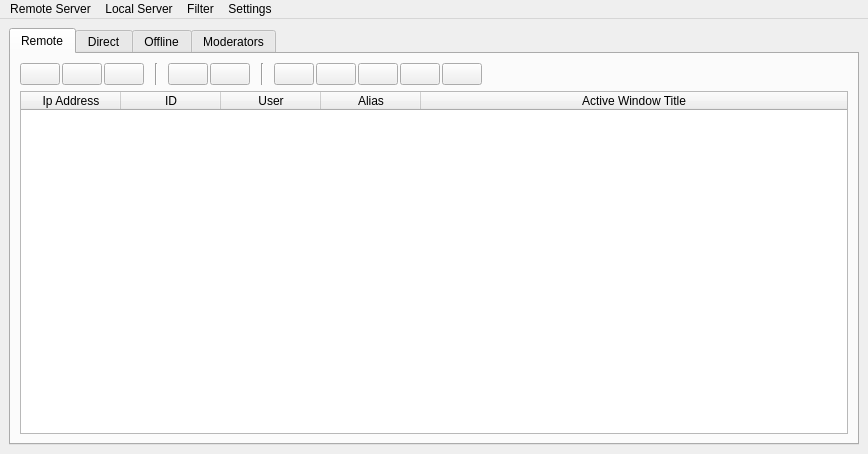
<?xml version="1.0" encoding="UTF-8"?>
<ui version="4.0">
 <class>MainWindow</class>
 <widget class="QMainWindow" name="MainWindow">
  <property name="geometry">
   <rect>
    <x>0</x>
    <y>0</y>
    <width>868</width>
    <height>454</height>
   </rect>
  </property>
  <property name="windowTitle">
   <string>Moderat Viewer</string>
  </property>
  <property name="windowIcon">
   <iconset resource="res.qrc">
    <normaloff>:/icons/assets/logo.png</normaloff>:/icons/assets/logo.png</iconset>
  </property>
  <widget class="QWidget" name="centralwidget">
   <layout class="QGridLayout" name="gridLayout">
    <item row="0" column="0">
     <widget class="QTabWidget" name="clientsTabs">
      <property name="focusPolicy">
       <enum>Qt::NoFocus</enum>
      </property>
      <property name="currentIndex">
       <number>0</number>
      </property>
      <property name="iconSize">
       <size>
        <width>18</width>
        <height>18</height>
       </size>
      </property>
      <property name="documentMode">
       <bool>false</bool>
      </property>
      <property name="tabsClosable">
       <bool>false</bool>
      </property>
      <property name="movable">
       <bool>false</bool>
      </property>
      <widget class="QWidget" name="onlineClientsTab">
       <attribute name="title">
        <string>Remote</string>
       </attribute>
       <layout class="QGridLayout" name="gridLayout_2">
        <item row="0" column="0">
         <layout class="QVBoxLayout" name="verticalLayout">
          <item>
           <layout class="QHBoxLayout" name="horizontalLayout_6">
            <property name="spacing">
             <number>2</number>
            </property>
            <item>
             <widget class="QPushButton" name="viewLogsButton">
              <property name="focusPolicy">
               <enum>Qt::NoFocus</enum>
              </property>
              <property name="text">
               <string/>
              </property>
              <property name="icon">
               <iconset resource="res.qrc">
                <normaloff>:/icons/assets/log_viewer.png</normaloff>:/icons/assets/log_viewer.png</iconset>
              </property>
              <property name="iconSize">
               <size>
                <width>16</width>
                <height>16</height>
               </size>
              </property>
              <property name="mainMenu" stdset="0">
               <string>1</string>
              </property>
             </widget>
            </item>
            <item>
             <widget class="QPushButton" name="noteButton">
              <property name="text">
               <string/>
              </property>
              <property name="icon">
               <iconset resource="res.qrc">
                <normaloff>:/icons/assets/note.png</normaloff>:/icons/assets/note.png</iconset>
              </property>
              <property name="mainMenu" stdset="0">
               <string>1</string>
              </property>
             </widget>
            </item>
            <item>
             <widget class="QPushButton" name="logSettingsButton">
              <property name="focusPolicy">
               <enum>Qt::NoFocus</enum>
              </property>
              <property name="text">
               <string/>
              </property>
              <property name="icon">
               <iconset resource="res.qrc">
                <normaloff>:/icons/assets/other_settings.png</normaloff>:/icons/assets/other_settings.png</iconset>
              </property>
              <property name="iconSize">
               <size>
                <width>16</width>
                <height>16</height>
               </size>
              </property>
              <property name="mainMenu" stdset="0">
               <string>1</string>
              </property>
             </widget>
            </item>
            <item>
             <widget class="Line" name="line_2">
              <property name="minimumSize">
               <size>
                <width>20</width>
                <height>0</height>
               </size>
              </property>
              <property name="orientation">
               <enum>Qt::Vertical</enum>
              </property>
             </widget>
            </item>
            <item>
             <widget class="QPushButton" name="setAliasButton">
              <property name="focusPolicy">
               <enum>Qt::NoFocus</enum>
              </property>
              <property name="text">
               <string/>
              </property>
              <property name="icon">
               <iconset resource="res.qrc">
                <normaloff>:/icons/assets/set_alias.png</normaloff>:/icons/assets/set_alias.png</iconset>
              </property>
              <property name="iconSize">
               <size>
                <width>16</width>
                <height>16</height>
               </size>
              </property>
              <property name="mainMenu" stdset="0">
               <string>1</string>
              </property>
             </widget>
            </item>
            <item>
             <widget class="QPushButton" name="updateSourceButton">
              <property name="focusPolicy">
               <enum>Qt::NoFocus</enum>
              </property>
              <property name="text">
               <string/>
              </property>
              <property name="icon">
               <iconset resource="res.qrc">
                <normaloff>:/icons/assets/update_source.png</normaloff>:/icons/assets/update_source.png</iconset>
              </property>
              <property name="iconSize">
               <size>
                <width>16</width>
                <height>16</height>
               </size>
              </property>
              <property name="mainMenu" stdset="0">
               <string>1</string>
              </property>
             </widget>
            </item>
            <item>
             <widget class="Line" name="line">
              <property name="minimumSize">
               <size>
                <width>20</width>
                <height>0</height>
               </size>
              </property>
              <property name="orientation">
               <enum>Qt::Vertical</enum>
              </property>
             </widget>
            </item>
            <item>
             <widget class="QPushButton" name="shellButton">
              <property name="focusPolicy">
               <enum>Qt::NoFocus</enum>
              </property>
              <property name="text">
               <string/>
              </property>
              <property name="icon">
               <iconset resource="res.qrc">
                <normaloff>:/icons/assets/remote_shell.png</normaloff>:/icons/assets/remote_shell.png</iconset>
              </property>
              <property name="iconSize">
               <size>
                <width>16</width>
                <height>16</height>
               </size>
              </property>
              <property name="mainMenu" stdset="0">
               <string>1</string>
              </property>
             </widget>
            </item>
            <item>
             <widget class="QPushButton" name="explorerButton">
              <property name="focusPolicy">
               <enum>Qt::NoFocus</enum>
              </property>
              <property name="text">
               <string/>
              </property>
              <property name="icon">
               <iconset resource="res.qrc">
                <normaloff>:/icons/assets/remote_explorer.png</normaloff>:/icons/assets/remote_explorer.png</iconset>
              </property>
              <property name="iconSize">
               <size>
                <width>16</width>
                <height>16</height>
               </size>
              </property>
              <property name="mainMenu" stdset="0">
               <string>1</string>
              </property>
             </widget>
            </item>
            <item>
             <widget class="QPushButton" name="scriptingButton">
              <property name="focusPolicy">
               <enum>Qt::NoFocus</enum>
              </property>
              <property name="text">
               <string/>
              </property>
              <property name="icon">
               <iconset resource="res.qrc">
                <normaloff>:/icons/assets/remote_scripting.png</normaloff>:/icons/assets/remote_scripting.png</iconset>
              </property>
              <property name="iconSize">
               <size>
                <width>16</width>
                <height>16</height>
               </size>
              </property>
              <property name="mainMenu" stdset="0">
               <string>1</string>
              </property>
             </widget>
            </item>
            <item>
             <widget class="QPushButton" name="screenshotButton">
              <property name="focusPolicy">
               <enum>Qt::NoFocus</enum>
              </property>
              <property name="text">
               <string/>
              </property>
              <property name="icon">
               <iconset resource="res.qrc">
                <normaloff>:/icons/assets/desktop.png</normaloff>:/icons/assets/desktop.png</iconset>
              </property>
              <property name="iconSize">
               <size>
                <width>16</width>
                <height>16</height>
               </size>
              </property>
              <property name="mainMenu" stdset="0">
               <string>1</string>
              </property>
             </widget>
            </item>
            <item>
             <widget class="QPushButton" name="webcamButton">
              <property name="focusPolicy">
               <enum>Qt::NoFocus</enum>
              </property>
              <property name="text">
               <string/>
              </property>
              <property name="icon">
               <iconset resource="res.qrc">
                <normaloff>:/icons/assets/webcam.png</normaloff>:/icons/assets/webcam.png</iconset>
              </property>
              <property name="iconSize">
               <size>
                <width>16</width>
                <height>16</height>
               </size>
              </property>
              <property name="mainMenu" stdset="0">
               <string>1</string>
              </property>
             </widget>
            </item>
            <item>
             <spacer name="horizontalSpacer_4">
              <property name="orientation">
               <enum>Qt::Horizontal</enum>
              </property>
              <property name="sizeHint" stdset="0">
               <size>
                <width>40</width>
                <height>20</height>
               </size>
              </property>
             </spacer>
            </item>
           </layout>
          </item>
          <item>
           <widget class="QTableWidget" name="clientsTable">
            <property name="focusPolicy">
             <enum>Qt::NoFocus</enum>
            </property>
            <property name="autoFillBackground">
             <bool>false</bool>
            </property>
            <property name="frameShadow">
             <enum>QFrame::Plain</enum>
            </property>
            <property name="editTriggers">
             <set>QAbstractItemView::NoEditTriggers</set>
            </property>
            <property name="dragDropOverwriteMode">
             <bool>false</bool>
            </property>
            <property name="alternatingRowColors">
             <bool>false</bool>
            </property>
            <property name="selectionMode">
             <enum>QAbstractItemView::ExtendedSelection</enum>
            </property>
            <property name="selectionBehavior">
             <enum>QAbstractItemView::SelectRows</enum>
            </property>
            <property name="textElideMode">
             <enum>Qt::ElideMiddle</enum>
            </property>
            <property name="showGrid">
             <bool>false</bool>
            </property>
            <property name="gridStyle">
             <enum>Qt::NoPen</enum>
            </property>
            <property name="sortingEnabled">
             <bool>false</bool>
            </property>
            <property name="wordWrap">
             <bool>false</bool>
            </property>
            <property name="cornerButtonEnabled">
             <bool>false</bool>
            </property>
            <attribute name="horizontalHeaderCascadingSectionResizes">
             <bool>true</bool>
            </attribute>
            <attribute name="horizontalHeaderDefaultSectionSize">
             <number>100</number>
            </attribute>
            <attribute name="horizontalHeaderShowSortIndicator" stdset="0">
             <bool>false</bool>
            </attribute>
            <attribute name="horizontalHeaderStretchLastSection">
             <bool>true</bool>
            </attribute>
            <attribute name="verticalHeaderVisible">
             <bool>false</bool>
            </attribute>
            <column>
             <property name="text">
              <string>Ip Address</string>
             </property>
            </column>
            <column>
             <property name="text">
              <string>ID</string>
             </property>
            </column>
            <column>
             <property name="text">
              <string>User</string>
             </property>
            </column>
            <column>
             <property name="text">
              <string>Alias</string>
             </property>
            </column>
            <column>
             <property name="text">
              <string>Active Window Title</string>
             </property>
            </column>
           </widget>
          </item>
         </layout>
        </item>
       </layout>
      </widget>
      <widget class="QWidget" name="directTab">
       <attribute name="title">
        <string>Direct</string>
       </attribute>
       <layout class="QGridLayout" name="gridLayout_6">
        <item row="0" column="0">
         <layout class="QVBoxLayout" name="verticalLayout_4">
          <item>
           <layout class="QHBoxLayout" name="horizontalLayout_9">
            <property name="spacing">
             <number>2</number>
            </property>
            <item>
             <widget class="QPushButton" name="directShellButton">
              <property name="focusPolicy">
               <enum>Qt::NoFocus</enum>
              </property>
              <property name="styleSheet">
               <string notr="true">1</string>
              </property>
              <property name="text">
               <string/>
              </property>
              <property name="icon">
               <iconset resource="res.qrc">
                <normaloff>:/icons/assets/remote_shell.png</normaloff>:/icons/assets/remote_shell.png</iconset>
              </property>
              <property name="iconSize">
               <size>
                <width>16</width>
                <height>16</height>
               </size>
              </property>
              <property name="mainMenu" stdset="0">
               <string>1</string>
              </property>
             </widget>
            </item>
            <item>
             <widget class="QPushButton" name="directExplorerButton">
              <property name="focusPolicy">
               <enum>Qt::NoFocus</enum>
              </property>
              <property name="styleSheet">
               <string notr="true">1</string>
              </property>
              <property name="text">
               <string/>
              </property>
              <property name="icon">
               <iconset resource="res.qrc">
                <normaloff>:/icons/assets/remote_explorer.png</normaloff>:/icons/assets/remote_explorer.png</iconset>
              </property>
              <property name="iconSize">
               <size>
                <width>16</width>
                <height>16</height>
               </size>
              </property>
              <property name="mainMenu" stdset="0">
               <string>1</string>
              </property>
             </widget>
            </item>
            <item>
             <widget class="QPushButton" name="directScriptingButton">
              <property name="focusPolicy">
               <enum>Qt::NoFocus</enum>
              </property>
              <property name="styleSheet">
               <string notr="true">1</string>
              </property>
              <property name="text">
               <string/>
              </property>
              <property name="icon">
               <iconset resource="res.qrc">
                <normaloff>:/icons/assets/remote_scripting.png</normaloff>:/icons/assets/remote_scripting.png</iconset>
              </property>
              <property name="iconSize">
               <size>
                <width>16</width>
                <height>16</height>
               </size>
              </property>
              <property name="mainMenu" stdset="0">
               <string>1</string>
              </property>
             </widget>
            </item>
            <item>
             <widget class="QPushButton" name="directScreenshotButton">
              <property name="focusPolicy">
               <enum>Qt::NoFocus</enum>
              </property>
              <property name="styleSheet">
               <string notr="true">1</string>
              </property>
              <property name="text">
               <string/>
              </property>
              <property name="icon">
               <iconset resource="res.qrc">
                <normaloff>:/icons/assets/desktop.png</normaloff>:/icons/assets/desktop.png</iconset>
              </property>
              <property name="iconSize">
               <size>
                <width>16</width>
                <height>16</height>
               </size>
              </property>
              <property name="mainMenu" stdset="0">
               <string>1</string>
              </property>
             </widget>
            </item>
            <item>
             <widget class="QPushButton" name="directWebcamButton">
              <property name="focusPolicy">
               <enum>Qt::NoFocus</enum>
              </property>
              <property name="styleSheet">
               <string notr="true">1</string>
              </property>
              <property name="text">
               <string/>
              </property>
              <property name="icon">
               <iconset resource="res.qrc">
                <normaloff>:/icons/assets/webcam.png</normaloff>:/icons/assets/webcam.png</iconset>
              </property>
              <property name="iconSize">
               <size>
                <width>16</width>
                <height>16</height>
               </size>
              </property>
              <property name="mainMenu" stdset="0">
               <string>1</string>
              </property>
             </widget>
            </item>
            <item>
             <spacer name="horizontalSpacer_6">
              <property name="styleSheet">
               <string notr="true">1</string>
              </property>
              <property name="orientation">
               <enum>Qt::Horizontal</enum>
              </property>
              <property name="sizeHint" stdset="0">
               <size>
                <width>40</width>
                <height>20</height>
               </size>
              </property>
             </spacer>
            </item>
           </layout>
          </item>
          <item>
           <widget class="QTableWidget" name="directClientsTable">
            <property name="focusPolicy">
             <enum>Qt::NoFocus</enum>
            </property>
            <property name="autoFillBackground">
             <bool>false</bool>
            </property>
            <property name="styleSheet">
             <string notr="true">1</string>
            </property>
            <property name="frameShadow">
             <enum>QFrame::Plain</enum>
            </property>
            <property name="editTriggers">
             <set>QAbstractItemView::NoEditTriggers</set>
            </property>
            <property name="dragDropOverwriteMode">
             <bool>false</bool>
            </property>
            <property name="alternatingRowColors">
             <bool>false</bool>
            </property>
            <property name="selectionMode">
             <enum>QAbstractItemView::ExtendedSelection</enum>
            </property>
            <property name="selectionBehavior">
             <enum>QAbstractItemView::SelectRows</enum>
            </property>
            <property name="textElideMode">
             <enum>Qt::ElideMiddle</enum>
            </property>
            <property name="showGrid">
             <bool>false</bool>
            </property>
            <property name="gridStyle">
             <enum>Qt::NoPen</enum>
            </property>
            <property name="sortingEnabled">
             <bool>false</bool>
            </property>
            <property name="wordWrap">
             <bool>false</bool>
            </property>
            <property name="cornerButtonEnabled">
             <bool>false</bool>
            </property>
            <attribute name="horizontalHeaderCascadingSectionResizes">
             <bool>true</bool>
            </attribute>
            <attribute name="horizontalHeaderDefaultSectionSize">
             <number>100</number>
            </attribute>
            <attribute name="horizontalHeaderShowSortIndicator" stdset="0">
             <bool>false</bool>
            </attribute>
            <attribute name="horizontalHeaderStretchLastSection">
             <bool>true</bool>
            </attribute>
            <attribute name="verticalHeaderVisible">
             <bool>false</bool>
            </attribute>
            <column>
             <property name="text">
              <string>Ip Address</string>
             </property>
            </column>
            <column>
             <property name="text">
              <string>ID</string>
             </property>
            </column>
            <column>
             <property name="text">
              <string>Comment</string>
             </property>
            </column>
           </widget>
          </item>
         </layout>
        </item>
       </layout>
      </widget>
      <widget class="QWidget" name="offlineClientsTab">
       <attribute name="title">
        <string>Offline</string>
       </attribute>
       <layout class="QGridLayout" name="gridLayout_3">
        <item row="0" column="0">
         <layout class="QVBoxLayout" name="verticalLayout_2">
          <item>
           <layout class="QHBoxLayout" name="horizontalLayout_7">
            <property name="spacing">
             <number>2</number>
            </property>
            <item>
             <widget class="QPushButton" name="viewOfflineLogsButton">
              <property name="focusPolicy">
               <enum>Qt::NoFocus</enum>
              </property>
              <property name="styleSheet">
               <string notr="true">1</string>
              </property>
              <property name="text">
               <string/>
              </property>
              <property name="icon">
               <iconset resource="res.qrc">
                <normaloff>:/icons/assets/log_viewer.png</normaloff>:/icons/assets/log_viewer.png</iconset>
              </property>
              <property name="iconSize">
               <size>
                <width>16</width>
                <height>16</height>
               </size>
              </property>
              <property name="mainMenu" stdset="0">
               <string>1</string>
              </property>
             </widget>
            </item>
            <item>
             <widget class="QPushButton" name="setOfflineAliasButton">
              <property name="focusPolicy">
               <enum>Qt::NoFocus</enum>
              </property>
              <property name="styleSheet">
               <string notr="true">1</string>
              </property>
              <property name="text">
               <string/>
              </property>
              <property name="icon">
               <iconset resource="res.qrc">
                <normaloff>:/icons/assets/set_alias.png</normaloff>:/icons/assets/set_alias.png</iconset>
              </property>
              <property name="iconSize">
               <size>
                <width>16</width>
                <height>16</height>
               </size>
              </property>
              <property name="mainMenu" stdset="0">
               <string>1</string>
              </property>
             </widget>
            </item>
            <item>
             <widget class="QPushButton" name="removeClientButton">
              <property name="focusPolicy">
               <enum>Qt::NoFocus</enum>
              </property>
              <property name="styleSheet">
               <string notr="true">1</string>
              </property>
              <property name="text">
               <string/>
              </property>
              <property name="icon">
               <iconset resource="res.qrc">
                <normaloff>:/icons/assets/trash.png</normaloff>:/icons/assets/trash.png</iconset>
              </property>
              <property name="iconSize">
               <size>
                <width>16</width>
                <height>16</height>
               </size>
              </property>
              <property name="mainMenu" stdset="0">
               <string>1</string>
              </property>
             </widget>
            </item>
            <item>
             <spacer name="horizontalSpacer_5">
              <property name="styleSheet">
               <string notr="true">1</string>
              </property>
              <property name="orientation">
               <enum>Qt::Horizontal</enum>
              </property>
              <property name="sizeHint" stdset="0">
               <size>
                <width>40</width>
                <height>20</height>
               </size>
              </property>
             </spacer>
            </item>
           </layout>
          </item>
          <item>
           <widget class="QTableWidget" name="offlineClientsTable">
            <property name="focusPolicy">
             <enum>Qt::NoFocus</enum>
            </property>
            <property name="autoFillBackground">
             <bool>false</bool>
            </property>
            <property name="styleSheet">
             <string notr="true">1</string>
            </property>
            <property name="frameShadow">
             <enum>QFrame::Plain</enum>
            </property>
            <property name="editTriggers">
             <set>QAbstractItemView::NoEditTriggers</set>
            </property>
            <property name="dragDropOverwriteMode">
             <bool>false</bool>
            </property>
            <property name="alternatingRowColors">
             <bool>false</bool>
            </property>
            <property name="selectionMode">
             <enum>QAbstractItemView::ExtendedSelection</enum>
            </property>
            <property name="selectionBehavior">
             <enum>QAbstractItemView::SelectRows</enum>
            </property>
            <property name="textElideMode">
             <enum>Qt::ElideMiddle</enum>
            </property>
            <property name="showGrid">
             <bool>false</bool>
            </property>
            <property name="gridStyle">
             <enum>Qt::NoPen</enum>
            </property>
            <property name="sortingEnabled">
             <bool>false</bool>
            </property>
            <property name="wordWrap">
             <bool>false</bool>
            </property>
            <property name="cornerButtonEnabled">
             <bool>false</bool>
            </property>
            <attribute name="horizontalHeaderCascadingSectionResizes">
             <bool>true</bool>
            </attribute>
            <attribute name="horizontalHeaderDefaultSectionSize">
             <number>100</number>
            </attribute>
            <attribute name="horizontalHeaderShowSortIndicator" stdset="0">
             <bool>false</bool>
            </attribute>
            <attribute name="horizontalHeaderStretchLastSection">
             <bool>true</bool>
            </attribute>
            <attribute name="verticalHeaderVisible">
             <bool>false</bool>
            </attribute>
            <column>
             <property name="text">
              <string>Moderator</string>
             </property>
            </column>
            <column>
             <property name="text">
              <string>ID</string>
             </property>
            </column>
            <column>
             <property name="text">
              <string>Alias</string>
             </property>
            </column>
            <column>
             <property name="text">
              <string>Ip Address</string>
             </property>
            </column>
            <column>
             <property name="text">
              <string>Last Online</string>
             </property>
            </column>
           </widget>
          </item>
         </layout>
        </item>
       </layout>
      </widget>
      <widget class="QWidget" name="moderatorsTab">
       <attribute name="title">
        <string>Moderators</string>
       </attribute>
       <layout class="QGridLayout" name="gridLayout_4">
        <item row="0" column="0">
         <layout class="QVBoxLayout" name="verticalLayout_3">
          <item>
           <layout class="QHBoxLayout" name="horizontalLayout_8">
            <property name="spacing">
             <number>2</number>
            </property>
            <item>
             <widget class="QPushButton" name="addModeratorButton">
              <property name="focusPolicy">
               <enum>Qt::NoFocus</enum>
              </property>
              <property name="styleSheet">
               <string notr="true">1</string>
              </property>
              <property name="text">
               <string/>
              </property>
              <property name="icon">
               <iconset resource="res.qrc">
                <normaloff>:/icons/assets/add_moderator.png</normaloff>:/icons/assets/add_moderator.png</iconset>
              </property>
              <property name="iconSize">
               <size>
                <width>16</width>
                <height>16</height>
               </size>
              </property>
              <property name="mainMenu" stdset="0">
               <string>1</string>
              </property>
             </widget>
            </item>
            <item>
             <widget class="QPushButton" name="changePasswordButton">
              <property name="styleSheet">
               <string notr="true">1</string>
              </property>
              <property name="text">
               <string/>
              </property>
              <property name="icon">
               <iconset resource="res.qrc">
                <normaloff>:/icons/assets/password.png</normaloff>:/icons/assets/password.png</iconset>
              </property>
              <property name="iconSize">
               <size>
                <width>16</width>
                <height>16</height>
               </size>
              </property>
              <property name="mainMenu" stdset="0">
               <string>1</string>
              </property>
             </widget>
            </item>
            <item>
             <widget class="QPushButton" name="changePrivilegesButton">
              <property name="styleSheet">
               <string notr="true">1</string>
              </property>
              <property name="text">
               <string/>
              </property>
              <property name="icon">
               <iconset resource="res.qrc">
                <normaloff>:/icons/assets/privileges.png</normaloff>:/icons/assets/privileges.png</iconset>
              </property>
              <property name="iconSize">
               <size>
                <width>16</width>
                <height>16</height>
               </size>
              </property>
              <property name="mainMenu" stdset="0">
               <string>1</string>
              </property>
             </widget>
            </item>
            <item>
             <widget class="QPushButton" name="removeModeratorButton">
              <property name="styleSheet">
               <string notr="true">1</string>
              </property>
              <property name="text">
               <string/>
              </property>
              <property name="icon">
               <iconset resource="res.qrc">
                <normaloff>:/icons/assets/trash.png</normaloff>:/icons/assets/trash.png</iconset>
              </property>
              <property name="iconSize">
               <size>
                <width>16</width>
                <height>16</height>
               </size>
              </property>
              <property name="mainMenu" stdset="0">
               <string>1</string>
              </property>
             </widget>
            </item>
            <item>
             <spacer name="horizontalSpacer">
              <property name="styleSheet">
               <string notr="true">1</string>
              </property>
              <property name="orientation">
               <enum>Qt::Horizontal</enum>
              </property>
              <property name="sizeHint" stdset="0">
               <size>
                <width>40</width>
                <height>20</height>
               </size>
              </property>
             </spacer>
            </item>
           </layout>
          </item>
          <item>
           <widget class="QTableWidget" name="moderatorsTable">
            <property name="focusPolicy">
             <enum>Qt::NoFocus</enum>
            </property>
            <property name="autoFillBackground">
             <bool>false</bool>
            </property>
            <property name="styleSheet">
             <string notr="true">1</string>
            </property>
            <property name="frameShadow">
             <enum>QFrame::Plain</enum>
            </property>
            <property name="editTriggers">
             <set>QAbstractItemView::NoEditTriggers</set>
            </property>
            <property name="dragDropOverwriteMode">
             <bool>false</bool>
            </property>
            <property name="alternatingRowColors">
             <bool>false</bool>
            </property>
            <property name="selectionMode">
             <enum>QAbstractItemView::SingleSelection</enum>
            </property>
            <property name="selectionBehavior">
             <enum>QAbstractItemView::SelectRows</enum>
            </property>
            <property name="textElideMode">
             <enum>Qt::ElideMiddle</enum>
            </property>
            <property name="showGrid">
             <bool>false</bool>
            </property>
            <property name="gridStyle">
             <enum>Qt::NoPen</enum>
            </property>
            <property name="sortingEnabled">
             <bool>false</bool>
            </property>
            <property name="wordWrap">
             <bool>false</bool>
            </property>
            <property name="cornerButtonEnabled">
             <bool>false</bool>
            </property>
            <attribute name="horizontalHeaderCascadingSectionResizes">
             <bool>true</bool>
            </attribute>
            <attribute name="horizontalHeaderDefaultSectionSize">
             <number>100</number>
            </attribute>
            <attribute name="horizontalHeaderShowSortIndicator" stdset="0">
             <bool>false</bool>
            </attribute>
            <attribute name="horizontalHeaderStretchLastSection">
             <bool>true</bool>
            </attribute>
            <attribute name="verticalHeaderVisible">
             <bool>false</bool>
            </attribute>
            <column>
             <property name="text">
              <string>ID</string>
             </property>
            </column>
            <column>
             <property name="text">
              <string>Online Clients</string>
             </property>
            </column>
            <column>
             <property name="text">
              <string>Offline Clients</string>
             </property>
            </column>
            <column>
             <property name="text">
              <string>Privileges</string>
             </property>
            </column>
            <column>
             <property name="text">
              <string>Status</string>
             </property>
            </column>
            <column>
             <property name="text">
              <string>Last Online</string>
             </property>
            </column>
           </widget>
          </item>
          <item>
           <layout class="QHBoxLayout" name="horizontalLayout_2">
            <item>
             <widget class="QLabel" name="onlineClientsCountLabel">
              <property name="minimumSize">
               <size>
                <width>20</width>
                <height>0</height>
               </size>
              </property>
              <property name="styleSheet">
               <string notr="true">1</string>
              </property>
              <property name="text">
               <string>0</string>
              </property>
             </widget>
            </item>
            <item>
             <widget class="QProgressBar" name="allClientsProgress">
              <property name="maximumSize">
               <size>
                <width>16777215</width>
                <height>8</height>
               </size>
              </property>
              <property name="styleSheet">
               <string notr="true">1</string>
              </property>
              <property name="value">
               <number>35</number>
              </property>
              <property name="textVisible">
               <bool>false</bool>
              </property>
             </widget>
            </item>
            <item>
             <widget class="QLabel" name="offlineClientsCountLabel">
              <property name="minimumSize">
               <size>
                <width>20</width>
                <height>0</height>
               </size>
              </property>
              <property name="styleSheet">
               <string notr="true">1</string>
              </property>
              <property name="text">
               <string>0</string>
              </property>
              <property name="alignment">
               <set>Qt::AlignRight|Qt::AlignTrailing|Qt::AlignVCenter</set>
              </property>
             </widget>
            </item>
           </layout>
          </item>
         </layout>
        </item>
       </layout>
      </widget>
     </widget>
    </item>
   </layout>
  </widget>
  <widget class="QMenuBar" name="menubar">
   <property name="geometry">
    <rect>
     <x>0</x>
     <y>0</y>
     <width>868</width>
     <height>26</height>
    </rect>
   </property>
   <property name="defaultUp">
    <bool>false</bool>
   </property>
   <property name="nativeMenuBar">
    <bool>true</bool>
   </property>
   <widget class="QMenu" name="menuRemote_Server">
    <property name="title">
     <string>Remote Server</string>
    </property>
    <addaction name="actionConnect"/>
    <addaction name="actionDisconnect"/>
    <addaction name="separator"/>
    <addaction name="actionExit"/>
   </widget>
   <widget class="QMenu" name="menuLocal_Server">
    <property name="title">
     <string>Local Server</string>
    </property>
    <addaction name="actionStartServer"/>
    <addaction name="actionStopServer"/>
   </widget>
   <widget class="QMenu" name="menuFilter">
    <property name="title">
     <string>Filter</string>
    </property>
    <addaction name="actionSetupFilters"/>
   </widget>
   <widget class="QMenu" name="menuSettings">
    <property name="title">
     <string>Settings</string>
    </property>
    <addaction name="actionRunSettings"/>
   </widget>
   <addaction name="menuRemote_Server"/>
   <addaction name="menuLocal_Server"/>
   <addaction name="menuFilter"/>
   <addaction name="menuSettings"/>
  </widget>
  <action name="actionStartListen_for_connections">
   <property name="checkable">
    <bool>true</bool>
   </property>
   <property name="icon">
    <iconset resource="res.qrc">
     <normaloff>:/icons/assets/connect.png</normaloff>:/icons/assets/connect.png</iconset>
   </property>
   <property name="text">
    <string>Connect</string>
   </property>
  </action>
  <action name="actionStopListen_for_connections">
   <property name="checkable">
    <bool>true</bool>
   </property>
   <property name="icon">
    <iconset resource="res.qrc">
     <normaloff>:/icons/assets/disconnect.png</normaloff>:/icons/assets/disconnect.png</iconset>
   </property>
   <property name="text">
    <string>Disconnect</string>
   </property>
  </action>
  <action name="actionViewer_Configuration">
   <property name="icon">
    <iconset resource="res.qrc">
     <normaloff>:/icons/assets/settings.png</normaloff>:/icons/assets/settings.png</iconset>
   </property>
   <property name="text">
    <string>Settings</string>
   </property>
  </action>
  <action name="actionRemote_Shell">
   <property name="icon">
    <iconset>
     <normaloff>:/icons/assets/mshell.png</normaloff>:/icons/assets/mshell.png</iconset>
   </property>
   <property name="text">
    <string>Remote Shell</string>
   </property>
  </action>
  <action name="actionRemote_Explorer">
   <property name="icon">
    <iconset>
     <normaloff>:/icons/assets/mexplorer.png</normaloff>:/icons/assets/mexplorer.png</iconset>
   </property>
   <property name="text">
    <string>Remote File Manager</string>
   </property>
  </action>
  <action name="actionRemote_Process_Manager">
   <property name="icon">
    <iconset>
     <normaloff>:/icons/assets/mprocesses.png</normaloff>:/icons/assets/mprocesses.png</iconset>
   </property>
   <property name="text">
    <string>Remote Process Manager</string>
   </property>
  </action>
  <action name="actionRemote_Microphone">
   <property name="icon">
    <iconset>
     <normaloff>:/icons/assets/maudio.png</normaloff>:/icons/assets/maudio.png</iconset>
   </property>
   <property name="text">
    <string>Remote Microphone</string>
   </property>
  </action>
  <action name="actionRemote_Scripting">
   <property name="icon">
    <iconset>
     <normaloff>:/icons/assets/script.png</normaloff>:/icons/assets/script.png</iconset>
   </property>
   <property name="text">
    <string>Remote Scripting</string>
   </property>
  </action>
  <action name="actionRemote_Keylogger">
   <property name="icon">
    <iconset>
     <normaloff>:/icons/assets/mkeylogger.png</normaloff>:/icons/assets/mkeylogger.png</iconset>
   </property>
   <property name="text">
    <string>Remote Keylogger</string>
   </property>
  </action>
  <action name="actionDesktop_Preview">
   <property name="icon">
    <iconset>
     <normaloff>:/icons/assets/mdesktop.png</normaloff>:/icons/assets/mdesktop.png</iconset>
   </property>
   <property name="text">
    <string>Desktop Preview</string>
   </property>
  </action>
  <action name="actionWebcam_Preview">
   <property name="icon">
    <iconset resource="res.qrc">
     <normaloff>:/icons/assets/webcam.png</normaloff>:/icons/assets/webcam.png</iconset>
   </property>
   <property name="text">
    <string>Webcam Preview</string>
   </property>
  </action>
  <action name="actionStop_Client">
   <property name="icon">
    <iconset>
     <normaloff>:/icons/assets/terminate.png</normaloff>:/icons/assets/terminate.png</iconset>
   </property>
   <property name="text">
    <string>Stop</string>
   </property>
  </action>
  <action name="actionLock_Client">
   <property name="icon">
    <iconset>
     <normaloff>:/icons/assets/lock.png</normaloff>:/icons/assets/lock.png</iconset>
   </property>
   <property name="text">
    <string>Lock</string>
   </property>
  </action>
  <action name="actionLog_off">
   <property name="text">
    <string>Log off</string>
   </property>
  </action>
  <action name="actionReboot">
   <property name="text">
    <string>Reboot</string>
   </property>
  </action>
  <action name="actionShutdown">
   <property name="text">
    <string>Shutdown</string>
   </property>
  </action>
  <action name="actionUnlock_Client">
   <property name="icon">
    <iconset>
     <normaloff>:/icons/assets/unlock.png</normaloff>:/icons/assets/unlock.png</iconset>
   </property>
   <property name="text">
    <string>Unlock</string>
   </property>
  </action>
  <action name="actionSet_Alias">
   <property name="icon">
    <iconset>
     <normaloff>:/icons/assets/add_alias.png</normaloff>:/icons/assets/add_alias.png</iconset>
   </property>
   <property name="text">
    <string>Set Alias</string>
   </property>
  </action>
  <action name="actionRun_As_Admin">
   <property name="icon">
    <iconset>
     <normaloff>:/icons/assets/run_as_admin.png</normaloff>:/icons/assets/run_as_admin.png</iconset>
   </property>
   <property name="text">
    <string>Run As Admin</string>
   </property>
  </action>
  <action name="actionTerminate_Client">
   <property name="icon">
    <iconset>
     <normaloff>:/icons/assets/stop.png</normaloff>:/icons/assets/stop.png</iconset>
   </property>
   <property name="text">
    <string>Terminate</string>
   </property>
  </action>
  <action name="actionWindows_Client_PyInstaller">
   <property name="text">
    <string>Windows Client (PyInstaller 3.0)</string>
   </property>
  </action>
  <action name="actionConnect">
   <property name="text">
    <string>Connect</string>
   </property>
  </action>
  <action name="actionDisconnect">
   <property name="text">
    <string>Disconnect</string>
   </property>
  </action>
  <action name="actionExit">
   <property name="text">
    <string>Exit</string>
   </property>
  </action>
  <action name="actionStartServer">
   <property name="text">
    <string>Start Server</string>
   </property>
  </action>
  <action name="actionStopServer">
   <property name="text">
    <string>Stop Server</string>
   </property>
  </action>
  <action name="actionConfigure_Server">
   <property name="text">
    <string>Configure Server</string>
   </property>
  </action>
  <action name="actionSetupFilters">
   <property name="text">
    <string>Setup Filters</string>
   </property>
  </action>
  <action name="actionRunSettings">
   <property name="text">
    <string>Run Settings</string>
   </property>
  </action>
 </widget>
 <resources>
  <include location="res.qrc"/>
 </resources>
 <connections/>
</ui>
